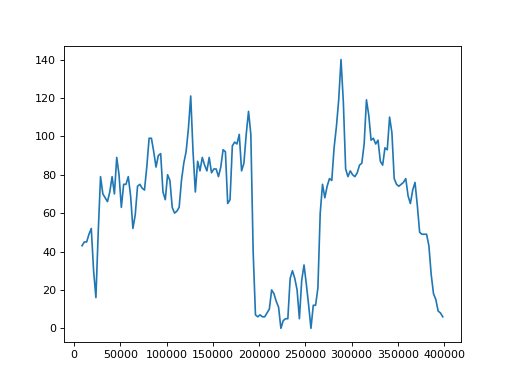

Reproduce this figure in Python.
from reamber.osu.OsuMap import OsuMap
import matplotlib.pyplot as plt

m = OsuMap.readFile("PLANETSHAPER.osu")

density = m.notes.hits().rollingDensity(window=5000, stride=2500)
plt.plot(list(density.keys()), list(density.values()))
plt.show()
